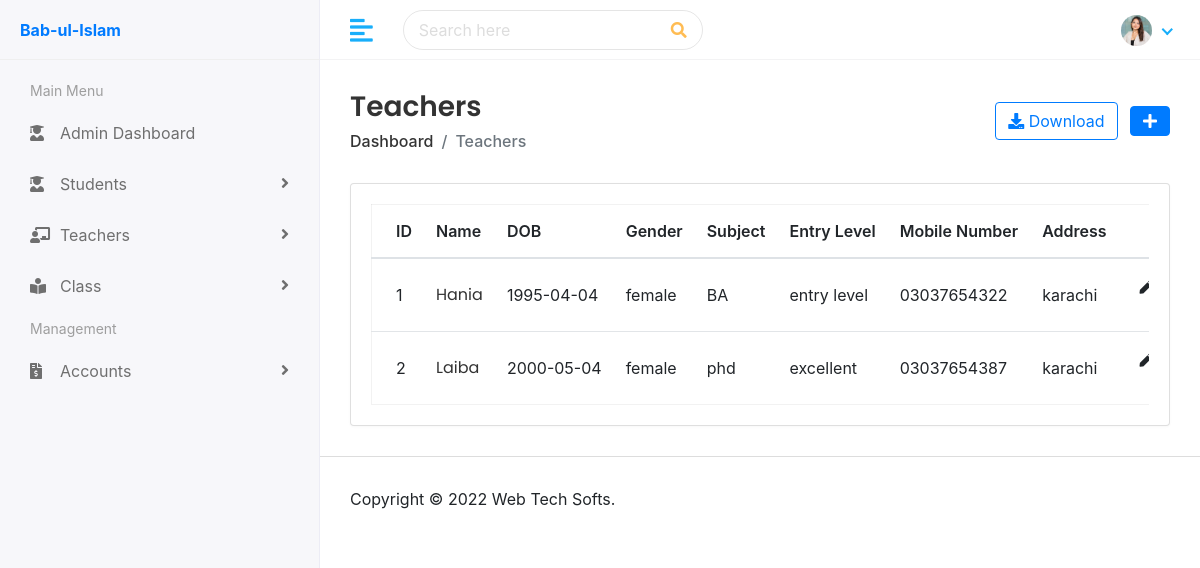
/?page=teachers (signed in), run on the app's committed database.
### tables this page shows
CREATE TABLE `teacher_data` (
  `id` int(11) NOT NULL,
  `teacher_name` varchar(256) NOT NULL,
  `t_gender` varchar(256) NOT NULL,
  `t_dob` varchar(256) NOT NULL,
  `t_mobile` varchar(256) NOT NULL,
  `t_joining_date` varchar(256) NOT NULL,
  `t_qualification` varchar(255) NOT NULL,
  `t_experience` varchar(255) NOT NULL,
  `t_salary` varchar(256) NOT NULL,
  `t_address` varchar(256) NOT NULL,
  `t_city` varchar(256) NOT NULL,
  `t_state` varchar(256) NOT NULL,
  `t_zipcode` varchar(256) NOT NULL,
  `t_country` varchar(256) NOT NULL
);

### teacher/teachers.php (the view, shortened to what this page needs)
<div class="page-wrapper">
    <div class="content container-fluid">
        <div class="page-header">
            <div class="row align-items-center">
                <div class="col">
                    <h3 class="page-title">Teachers</h3>
                    <ul class="breadcrumb">
                        <li class="breadcrumb-item"><a href="./?page=home">Dashboard</a></li>
                        <li class="breadcrumb-item active">Teachers</li>
                    </ul>
                </div>
                <div class="col-auto text-right float-right ml-auto">
                        <button onclick="exportTbToCSVformat('export_details.csv')" class="btn btn-outline-primary mr-2"><i class="fas fa-download"></i> Download</button>
                    <a href="./?page=add-teacher" class="btn btn-primary"><i class="fas fa-plus"></i></a>
                </div>
            </div>
        </div>
        <div class="row">
            <div class="col-sm-12">
                <div class="card card-table">
                    <div class="card-body">
                        <div class="table-responsive">
                            <table class="table table-hover table-center mb-0 datatable">
                                <thead>
                                    <tr>
                                        <th>ID</th>
                                        <th>Name</th>
                                        <th>DOB</th>
                                        <th>Gender</th>
                                        <th>Subject</th>
                                        <th>Entry Level</th>
                                        <th>Mobile Number</th>
                                        <th>Address</th>
                                        <th class="text-right">Action</th>
                                    </tr>
                                </thead>
                                <tbody>
                                <?php
                                    include('config.php');
                                    $query = "SELECT * FROM teacher_data";
                                    $query_run = mysqli_query($conn, $query);
                                    $i = 1;
                                    if(mysqli_num_rows($query_run) > 0){
                                        foreach($query_run as $teacher){
                                ?>
                                    <tr>
                                        <td><?php echo $i++; ?></td>
                                        <td>
                                            <h2 class="table-avatar">
                                                <a href="teacher-details.html"><?= $teacher['teacher_name']; ?></a>
                                            </h2>
                                        </td>
                                        <td><?= $teacher['t_dob']; ?></td>
                                        <td><?= $teacher['t_gender']; ?></td>
                                        <td><?= $teacher['t_qualification']; ?></td>
                                        <td><?= $teacher['t_experience']; ?></td>
                                        <td><?= $teacher['t_mobile']; ?></td>
                                        <td><?= $teacher['t_city']; ?></td>
                                        <td class="text-right">
                                            <div class="actions d-flex justify-content-end">
                                                <a href="./?page=edit-teacher&id=<?= $teacher['id']; ?>" class="btn btn-sm bg-success-light mr-2">
                                                    <i class="fas fa-pen"></i>
                                                </a>
                                            </div>
                                        </td>
                                    </tr><?php
                                        }
                                    }
                                        ?>
                                </tbody>
                            </table>
                        </div>
                    </div>
                </div>
            </div>
        </div>
    </div>
    <footer>
        <p>Copyright © 2022 Web Tech Softs.</p>
    </footer>
</div>

### assets/css/style.css (style rules this page uses)
h1, h2, h3, h4, h5, h6 { font-family: 'Poppins', sans-serif; margin-top: 0; }
a { color: #009ce7; }
input, button, a { transition: all 0.4s ease; -moz-transition: all 0.4s ease; -o-transition: all 0.4s ease; -ms-transition: all 0.4s ease; -webkit-transition: all 0.4s ease; }
input, input:focus, button, button:focus { outline: none; }
ul, ol { padding: 0px; list-style: none; }
.table { color: #333; max-width: 100%; margin-bottom: 0; width: 100%; }
.table.dataTable { border-collapse: collapse !important; border: 1px solid rgba(0, 0, 0, 0.05); }
table.table td h2 { display: inline-block; font-size: inherit; font-weight: 400; margin: 0; padding: 0; vertical-align: middle; }
table.table td h2.table-avatar { align-items: center; display: inline-flex; font-size: inherit; font-weight: 400; margin: 0; padding: 0; vertical-align: middle; white-space: nowrap; }
table.table td h2 a { color: #333; }
.table thead tr th { font-weight: 600; }
.table tbody tr { border-bottom: 1px solid rgba(0, 0, 0, 0.05); }
.table.table-center td, .table.table-center th { vertical-align: middle; }
.card-table .card-body .table > thead > tr > th { border-top: 0; }
.card-table .card-body .table tr td:first-child, .card-table .card-body .table tr th:first-child { padding-left: 1.5rem; }
.card-table .card-body .table tr td:last-child, .card-table .card-body .table tr th:last-child { padding-right: 1.5rem; }
.card-table .table td, .card-table .table th { border-top: 1px solid #e2e5e8; padding: 1rem 0.75rem; white-space: nowrap; }
.btn-primary { background-color: #FFBC53; border: 1px solid #FFBC53; }
.btn-outline-primary { color: #FFBC53; border-color: #FFBC53; }
.card { border: 1px solid #ececf5; box-shadow: 0 1px 3px 0 rgba(0, 0, 0, 0.03); margin-bottom: 1.875rem; }
.card-body { padding: 1.5rem; }
.bg-success-light { background-color: #18aefa; color: #fff; }
footer { padding: 1.875rem 1.875rem; border-top: 1px solid #ddd; }
footer p { margin: 0px; }
.page-wrapper { margin-left: 320px; padding-top: 60px; position: relative; transition: all 0.4s ease; }
.page-wrapper > .content { padding: 1.875rem 1.875rem 0; }
.page-header { margin-bottom: 1.875rem; }
.page-header .breadcrumb { background-color: transparent; color: #6c757d; font-size: 1rem; font-weight: 500; margin-bottom: 0; padding: 0; }
.page-header .breadcrumb a { color: #333; }
.page-title { font-size: 28px; font-weight: 600; color: #333; margin-bottom: 5px; }

### data on the page
teacher_data: teacher_name "Hania", t_dob "1995-04-04", t_gender "female", t_qualification "BA", t_experience "entry level", t_mobile "03037654322", t_city "karachi"
teacher_data: teacher_name "Laiba", t_dob "2000-05-04", t_gender "female", t_qualification "phd", t_experience "excellent", t_mobile "03037654387", t_city "karachi"
